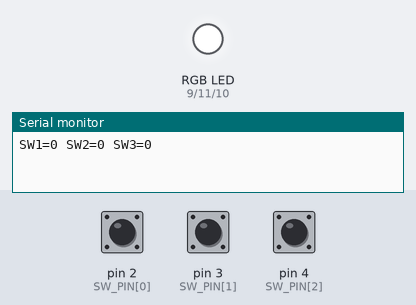
Recording of a sketch running on a simulated Arduino Uno, built with avr-gcc and run on an emulated ATmega328P. Shown: an RGB LED mixed from three pins (HIGH = lit), the last lines printed to the serial monitor. The inputs (shaded band) are chosen by the test bench; at power-on: pin 2 (SW_PIN[0]) HIGH, pin 3 (SW_PIN[1]) HIGH, pin 4 (SW_PIN[2]) HIGH.

Above: at 1.2 s.
1.3 s: pin 2 (SW_PIN[0]) pulled LOW for 0.15 s
At 1.38 s:
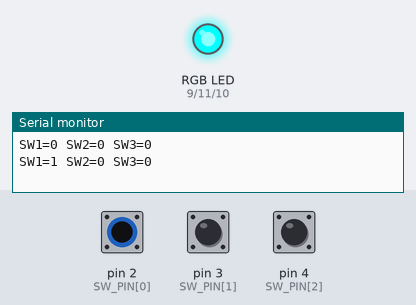
2.9 s: pin 3 (SW_PIN[1]) pulled LOW for 0.15 s
At 2.98 s:
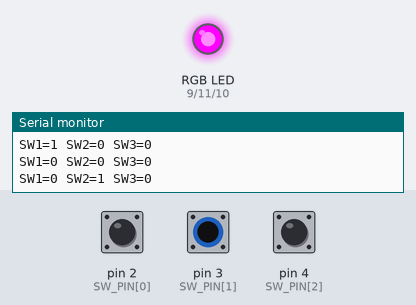
4.5 s: pin 4 (SW_PIN[2]) pulled LOW for 0.15 s
At 4.58 s:
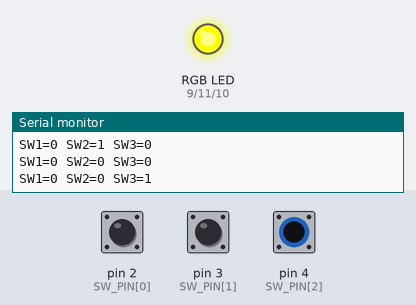
6.1 s: pin 4 (SW_PIN[2]) pulled LOW for 3.2 s
At 10.3 s:
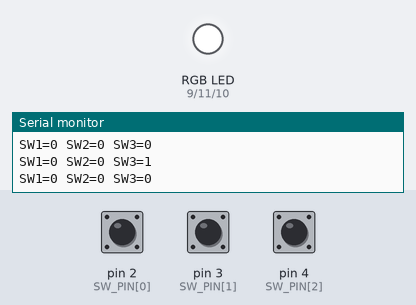
10.8 s: pin 2 (SW_PIN[0]) pulled LOW for 3.2 s
At 12.0 s:
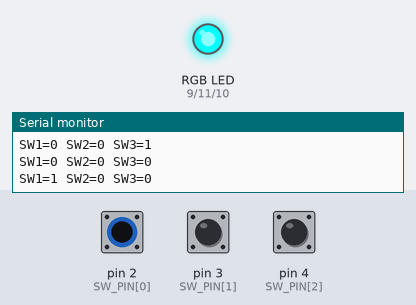
15.5 s: pin 2 (SW_PIN[0]) driven LOW and pin 3 (SW_PIN[1]) driven LOW
At 15.9 s:
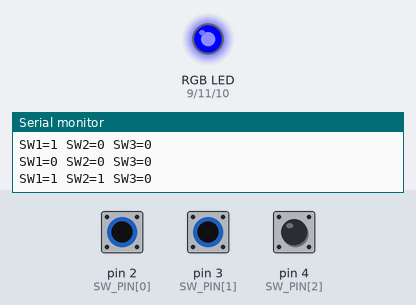
Timing chart, 0 to 18.0 s (numbered marks = the images above; inputs shaded):
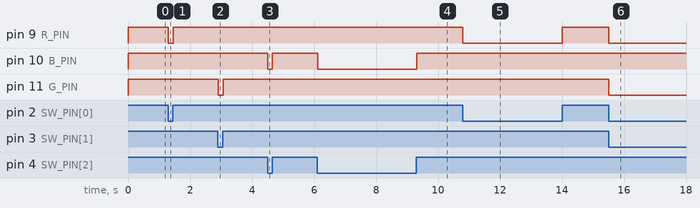

The sketch:

PC69_W13_3Switch_RGB.ino
```cpp
// =====================================================================
// สไลด์ PC69-13 การทดลองที่ 3 : Digital Input — Switch 3 ตัว
// กด switch แต่ละตัว ให้ Color LED ติดคนละสี (Red, Green, Blue) ปล่อยแล้วดับ
//
// บอร์ด Arduino UNO R4 WiFi (ไม่ต้องใช้ WiFi)
// วงจร Switch: ขาหนึ่ง -> D2 / D3 / D4, ขาทแยง -> GND  (ใช้ INPUT_PULLUP: กด = LOW)
//      Color LED (Common Anode): Common -> 5V, R -> D9, B -> D10, G -> D11 (R 220–330Ω)
// =====================================================================

const int SW_PIN[3]  = {2, 3, 4};      // Switch 1, 2, 3
const int R_PIN = 9, B_PIN = 10, G_PIN = 11;
const bool COMMON_ANODE = true;        // Color LED ที่แจกเป็น Common Anode

void setRgb(bool r, bool g, bool b) {
  if (COMMON_ANODE) { r = !r; g = !g; b = !b; }
  digitalWrite(R_PIN, r);
  digitalWrite(G_PIN, g);
  digitalWrite(B_PIN, b);
}

void setup() {
  Serial.begin(9600);
  for (int i = 0; i < 3; i++) pinMode(SW_PIN[i], INPUT_PULLUP);   // internal pull up
  pinMode(R_PIN, OUTPUT);
  pinMode(G_PIN, OUTPUT);
  pinMode(B_PIN, OUTPUT);
  setRgb(0, 0, 0);
}

void loop() {
  bool s1 = digitalRead(SW_PIN[0]) == LOW;   // กด = LOW
  bool s2 = digitalRead(SW_PIN[1]) == LOW;
  bool s3 = digitalRead(SW_PIN[2]) == LOW;

  // กดพร้อมกันหลายตัวได้ สีจะผสมกัน เช่น 1+3 = ม่วง
  setRgb(s1, s2, s3);

  static int last = -1;
  int state = s1 * 1 + s2 * 2 + s3 * 4;
  if (state != last) {
    Serial.print("SW1=");
    Serial.print(s1);
    Serial.print(" SW2=");
    Serial.print(s2);
    Serial.print(" SW3=");
    Serial.println(s3);
    last = state;
  }
  delay(20);
}
```

Measured:
- after the input at 1.3 s, pin 9 (R_PIN): HIGH → LOW at once, → HIGH 0.16 s later
- after the input at 2.9 s, pin 11 (G_PIN): HIGH → LOW at once, → HIGH 0.16 s later
- after the input at 4.5 s, pin 10 (B_PIN): HIGH → LOW at once, → HIGH 0.14 s later
- after the input at 6.1 s, pin 10 (B_PIN): HIGH → LOW at once, → HIGH 3.2 s later
- after the input at 10.8 s, pin 9 (R_PIN): HIGH → LOW at once, → HIGH 3.2 s later
- after the input at 15.5 s, pin 9 (R_PIN), pin 11 (G_PIN): HIGH → LOW at once
